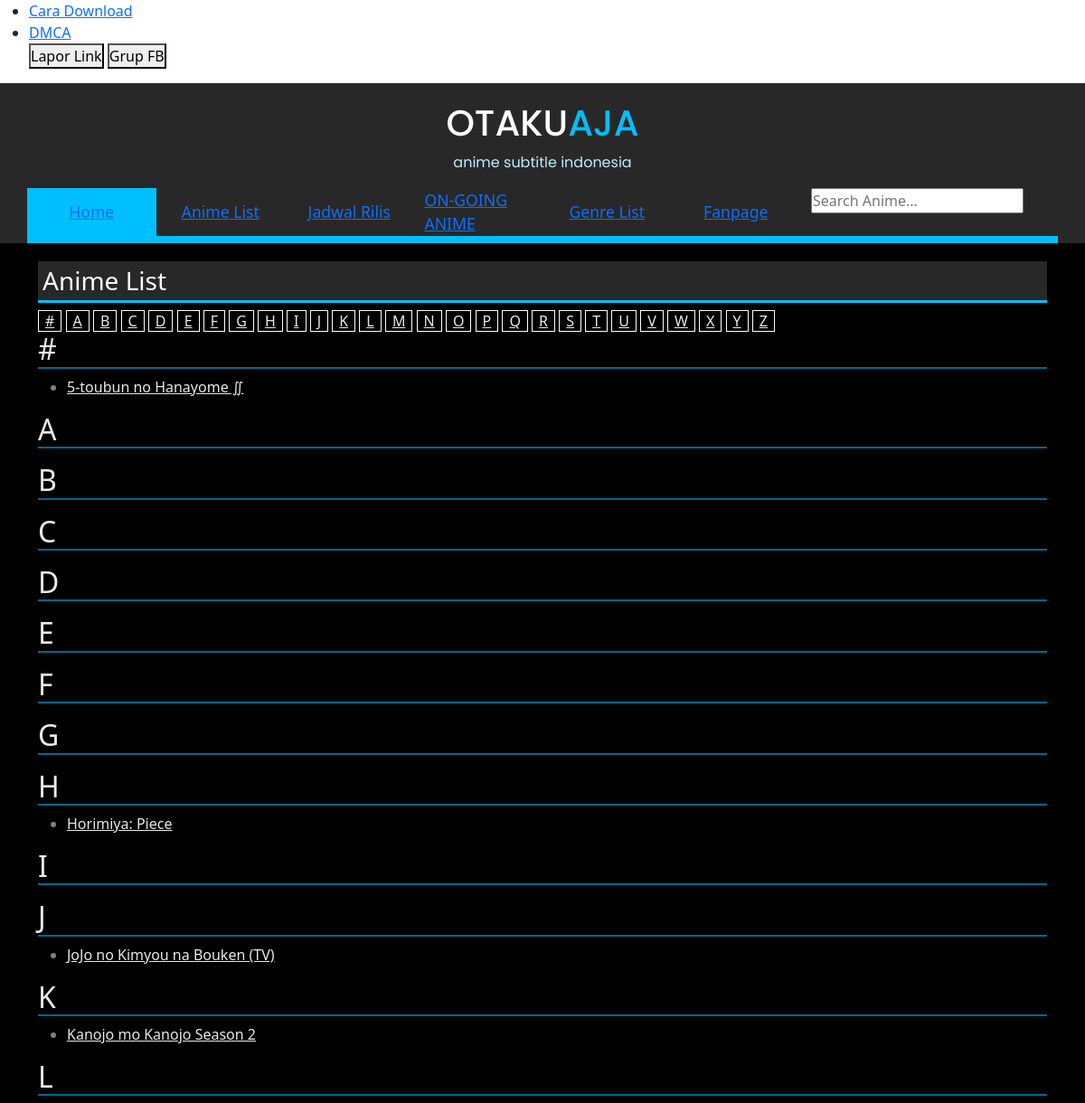
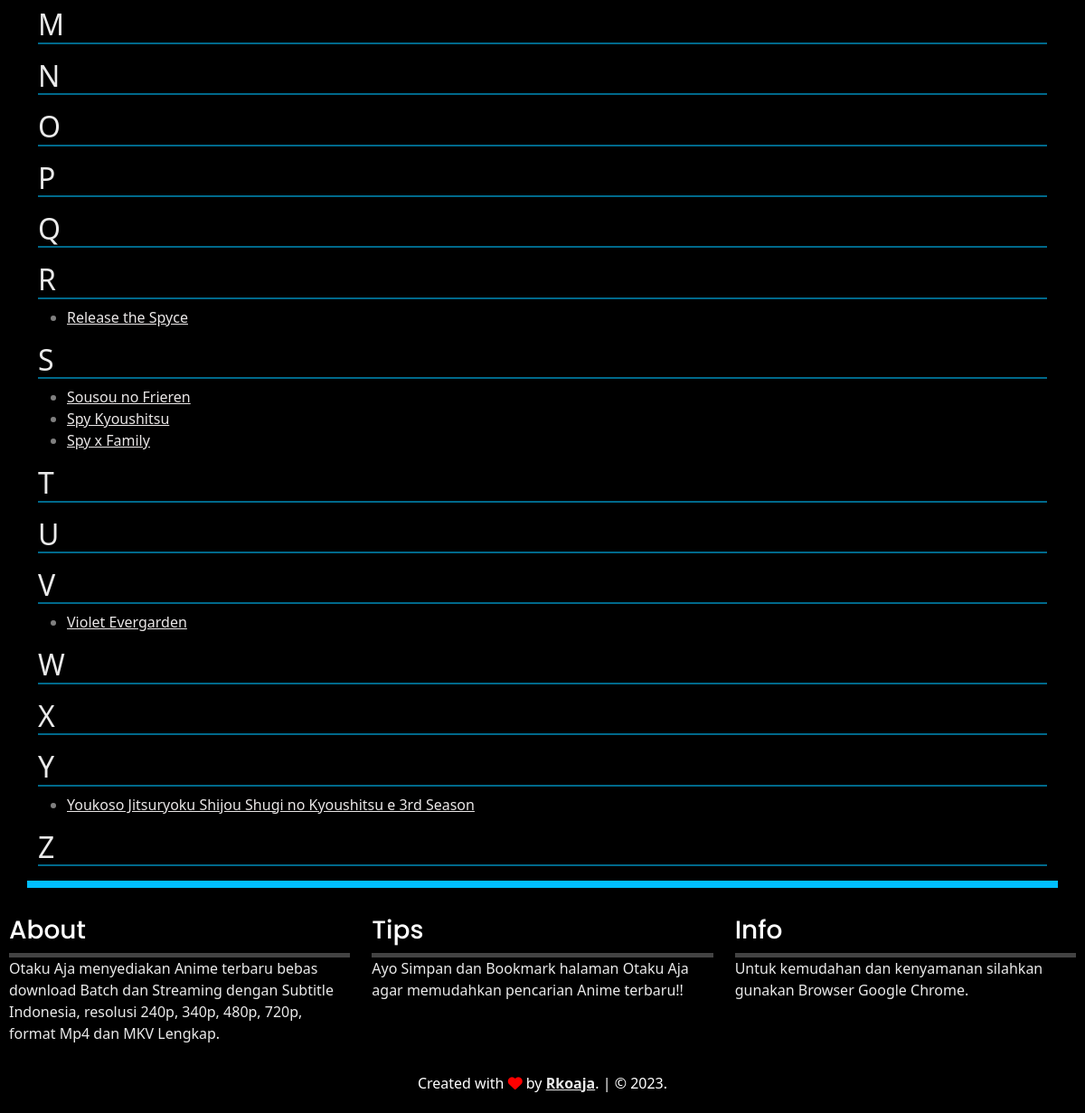
The app's page /anime/ with its own data (2 pictures, top to bottom).
### anime/models.py (models this page shows, shortened)
class Anime (models.Model):
    title = models.CharField(max_length=100)
    rating = models.FloatField(default=0.0)
    produser = models.ForeignKey(Produser, on_delete=models.CASCADE)
    tipe = models.CharField(max_length=20)
    status = models.CharField(max_length=50)
    episode = models.IntegerField()
    duration = models.CharField(max_length=20)
    release_date = models.DateField()
    studio = models.ForeignKey(Studio, on_delete=models.CASCADE)
    genre = models.CharField(max_length=200)
    image = models.ImageField(upload_to='anime_images/', blank=True, null=True)
    description = models.TextField()

### anime/views.py (the view)
# urls.py: path('anime/', anime_list, name='anime_list'),
def anime_list(request):
    anime_data = Anime.objects.order_by('title')
    alphabetically_grouped = {}
    for anime in anime_data:
        first_letter = anime.title[0].upper()
        if first_letter not in alphabetically_grouped:
            alphabetically_grouped[first_letter] = []
        alphabetically_grouped[first_letter].append(anime)
    order = ['#'] + [chr(i) for i in range(ord('A'), ord('Z') + 1)]
    all_letters = [char for char in order]
    for letter in all_letters:
        if letter not in alphabetically_grouped:
            alphabetically_grouped[letter] = []
    alphabetically_grouped['#'] = []
    for anime in list(alphabetically_grouped.keys()):
        if anime not in all_letters and anime != '#':
            alphabetically_grouped['#'] += alphabetically_grouped[anime]
            del alphabetically_grouped[anime]
    sorted_anime_list = []
    for letter in all_letters:
        sorted_anime_list.append((letter, alphabetically_grouped[letter]))
    return render(request, 'anime_list.html', {'sorted_anime_list': sorted_anime_list})

### anime/templates/anime_list.html (shortened to what this page needs)
{% extends 'base.html' %}
{% block content %}
{% load static %}
<div class="list-body">
    <div class="container">
        <h3>Anime List</h3>
        <div id="alphabet-buttons">
            {% for letter, _ in sorted_anime_list %}
                <a href="#" class="alphabet-button" data-letter="{{ letter }}">{{ letter }}</a>
            {% endfor %}
        </div>
        <div id="anime-list">
            {% for letter, anime_list in sorted_anime_list %}
                <div class="anime-group" id="anime-group-{{ letter }}">
                    <h2>{{ letter }}</h2>
                    <ul>
                        {% for anime in anime_list %}
                            <li><a href="{% url 'anime_detail' pk=anime.pk %}">{{ anime.title }}</a></li>
                        {% endfor %}
                    </ul>
                </div>
            {% endfor %}
        </div>
    </div>
</div>
{% endblock %}

### anime/static/css/style.css (style rules this page uses)
*, html { padding: 0; margin: 0; box-sizing: border-box; scroll-behavior: smooth; }
.container { border-bottom: 8px solid #00BFFF; margin: 0; padding: 0; }
.list-body { background-color: black; padding: 20px; }
.list-body .container h3 { color: #fff; border-bottom: 3px solid #00BFFF; background-color: rgb(40, 40, 40); padding: 5px; }
.list-body .container h2 { color: #eaeaea; border-bottom: 2px solid #00698b; }
.list-body .container ul li { color: gray; }
.list-body .container ul li a { color: #eae7e7; }
.list-body .container #alphabet-buttons .alphabet-button { border: 1px solid #fff; padding: 0px 7px 0px 7px; color: #eaeaea; }

### records on screen
Anime: letter "#", title "5-toubun no Hanayome ∬"
Anime: letter "H", title "Horimiya: Piece"
Anime: letter "J", title "JoJo no Kimyou na Bouken (TV)"
Anime: letter "K", title "Kanojo mo Kanojo Season 2"
Anime: letter "R", title "Release the Spyce"
Anime: letter "S", title "Sousou no Frieren"
Anime: letter "V", title "Violet Evergarden"
Anime: letter "Y", title "Youkoso Jitsuryoku Shijou Shugi no Kyoushitsu e 3rd Season"
Anime: title "Spy Kyoushitsu"
Anime: title "Spy x Family"

### other values on screen
{{ letter }} "A" "B" "C" "D" "E" "F" "G" "I" "L" "M" "N" "O" "P" "Q" "T" "U" "W" "X" "Z"
